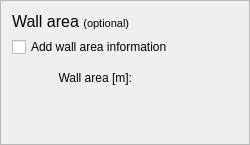
    <widget class="QFrame" name="frame_10">
     <property name="frameShape">
      <enum>QFrame::StyledPanel</enum>
     </property>
     <property name="frameShadow">
      <enum>QFrame::Raised</enum>
     </property>
     <layout class="QGridLayout" name="gridLayout_11">
      <item row="4" column="1">
       <spacer name="verticalSpacer_6">
        <property name="orientation">
         <enum>Qt::Vertical</enum>
        </property>
        <property name="sizeHint" stdset="0">
         <size>
          <width>20</width>
          <height>40</height>
         </size>
        </property>
       </spacer>
      </item>
      <item row="3" column="0" colspan="2">
       <spacer name="horizontalSpacer">
        <property name="orientation">
         <enum>Qt::Horizontal</enum>
        </property>
        <property name="sizeHint" stdset="0">
         <size>
          <width>40</width>
          <height>20</height>
         </size>
        </property>
       </spacer>
      </item>
      <item row="3" column="2">
       <widget class="QLabel" name="label_28">
        <property name="enabled">
         <bool>true</bool>
        </property>
        <property name="text">
         <string>Wall area [m]:</string>
        </property>
        <property name="alignment">
         <set>Qt::AlignRight|Qt::AlignTrailing|Qt::AlignVCenter</set>
        </property>
        <property name="buddy">
         <cstring></cstring>
        </property>
       </widget>
      </item>
      <item row="3" column="3">
       <widget class="QWidget" name="widgetWallArea" native="true">
        <property name="enabled">
         <bool>false</bool>
        </property>
        <property name="minimumSize">
         <size>
          <width>100</width>
          <height>30</height>
         </size>
        </property>
        <property name="layoutDirection">
         <enum>Qt::LeftToRight</enum>
        </property>
        <layout class="QGridLayout" name="gridLayout_17"/>
       </widget>
      </item>
      <item row="2" column="0" colspan="4">
       <widget class="QCheckBox" name="WallArea_checkBox">
        <property name="text">
         <string>Add wall area information</string>
        </property>
       </widget>
      </item>
      <item row="0" column="0" colspan="4">
       <widget class="QLabel" name="label_21">
        <property name="text">
         <string>&lt;!DOCTYPE HTML PUBLIC &quot;-//W3C//DTD HTML 4.0//EN&quot; &quot;http://www.w3.org/TR/REC-html40/strict.dtd&quot;&gt;
&lt;html&gt;&lt;head&gt;&lt;meta name=&quot;qrichtext&quot; content=&quot;1&quot; /&gt;&lt;style type=&quot;text/css&quot;&gt;
p, li { white-space: pre-wrap; }
&lt;/style&gt;&lt;/head&gt;&lt;body style=&quot; font-family:'MS Shell Dlg 2'; font-size:8pt; font-weight:400; font-style:normal;&quot;&gt;
&lt;p style=&quot; margin-top:0px; margin-bottom:0px; margin-left:0px; margin-right:0px; -qt-block-indent:0; text-indent:0px;&quot;&gt;&lt;span style=&quot; font-size:12pt;&quot;&gt;Wall area &lt;/span&gt;(optional)&lt;/p&gt;&lt;/body&gt;&lt;/html&gt;</string>
        </property>
       </widget>
      </item>
     </layout>
    </widget>
